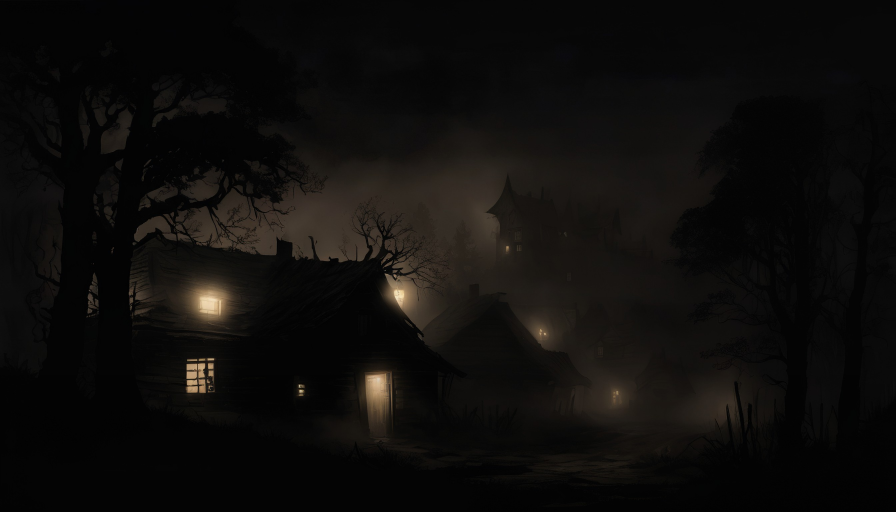
#> input picture Source/platform/aurora_os/devilution_launcher/assets/bg.jpg, 2688 x 1536 px, found by its file name (shown at 1/3 size)
$ python bg_post2.py
#> lines starting #> are read from the running program, lines starting #| are printed output that depends on the picture; pictures that were not available may be replaced by others from this repository, and a replacement may not be noted
# -*- coding: utf-8 -*-
"""Постобработка v2: сдвиг к жёлто-оливовой гамме bg.jpg + blur + гамма + градиент."""
import colorsys
import io
import os

from PIL import Image, ImageEnhance, ImageFilter

SRC = r"D:\pr\Aurora\devilutionX_auroraos\.screenshots\bg_candidates"
ASSETS = r"D:\pr\Aurora\devilutionX_auroraos\Source\platform\aurora_os\devilution_launcher\assets"
OUT = os.path.join(SRC, "previews")
os.makedirs(OUT, exist_ok=True)

TARGET_MEAN = 14.0
HUE_SHIFT = 18          # градусов к жёлтому для тёплых пикселей
WARM_LIMIT = 45         # двигаем только пиксели с hue < 45
BLUR_RADIUS = 2.2


def crop_fill(img, aspect):
    w, h = img.size
    cur = w / h
    if cur > aspect:
        nw = int(h * aspect)
        box = ((w - nw) // 2, 0, (w + nw) // 2, h)
    else:
        nh = int(w / aspect)
        box = (0, (h - nh) // 2, w, (h + nh) // 2)
    return img.crop(box)


def hue_shift(img, degrees, limit):
    """Поворот hue тёплых пикселей к жёлтому. PIL HSV: 0..255 == 0..360deg."""
    hsv = img.convert("HSV")
    h, s, v = hsv.split()
    shift = int(round(degrees * 255 / 360))
    lim = int(round(limit * 255 / 360))

    def trans(x):
        if x < lim:
            return min(x + shift, lim + shift)  # не заезжаем в зелёный
        return x

    return Image.merge("HSV", (h.point(trans), s, v)).convert("RGB")


def palette_stats(img, tag):
    im = img.convert("RGB").resize((256, 150))
    vis = [px for px in im.getdata() if sum(px) > 60]
    if not vis:
        return
    yellow = red = 0
    for r, g, b in vis:
        hh, ss, vv = colorsys.rgb_to_hsv(r / 255, g / 255, b / 255)
        deg = hh * 360
        if deg <= 60 or deg >= 330:
            if deg >= 330:
                deg -= 360
            if deg >= 15:
                yellow += 1
            else:
                red += 1
    sat = sum(colorsys.rgb_to_hsv(r / 255, g / 255, b / 255)[1] for r, g, b in vis) / len(vis)
    print(tag, 'visible%', round(100 * len(vis) / 38400, 1),
          'yellow%', round(100 * yellow / len(vis), 1),
          'red%', round(100 * red / len(vis), 1), 'sat', round(sat, 2))


def process(path, tag, color=0.85):
    img = Image.open(path).convert("RGB")

    img = hue_shift(img, HUE_SHIFT, WARM_LIMIT)
    img = img.filter(ImageFilter.GaussianBlur(BLUR_RADIUS))
    img = ImageEnhance.Color(img).enhance(color)

    # Гамма до целевой средней яркости (по гистограмме).
    hist = img.convert("L").histogram()
    total = sum(hist)
    lo, hi = 1.0, 12.0
    for _ in range(40):
        mid = (lo + hi) / 2
        est = sum((i / 255.0) ** mid * c for i, c in enumerate(hist)) / total * 255
        if est > TARGET_MEAN:
            lo = mid
        else:
            hi = mid
    gamma = (lo + hi) / 2
    lut = [min(255, int(round(255.0 * (i / 255.0) ** gamma))) for i in range(256)]
    img = img.point(lut * 3)

    # Затемнение к низу.
    w, h = img.size
    grad = Image.new("L", (1, h))
    for y in range(h):
        t = y / (h - 1)
        grad.putpixel((0, y), int(255 * (1.0 - 0.30 * max(0.0, (t - 0.55) / 0.45))))
    img = Image.composite(img, Image.new("RGB", img.size, (0, 0, 0)), grad.resize(img.size))

    img.save(os.path.join(OUT, "proc2_{}.jpg".format(tag)), "JPEG", quality=90)
    palette_stats(img, "proc2_" + tag)

    for orient, aspect in (("land", 16 / 9), ("port", 9 / 19.5)):
        prev = crop_fill(img, aspect)
        prev = prev.resize((1600, int(1600 / aspect)) if orient == "land" else (720, 1560))
        prev = Image.blend(prev, Image.new("RGB", prev.size, (0, 0, 0)), 0.28)
        prev.save(os.path.join(OUT, "prev2_{}_{}.jpg".format(tag, orient)), "JPEG", quality=88)


print("--- reference:")
palette_stats(Image.open(os.path.join(ASSETS, "bg.jpg")), "bg.jpg")
#> in palette_stats, `im = img.convert("RGB").resize((256, 150))`:
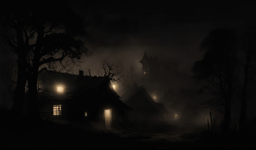
#> im: PIL image 256x150 RGB; mean R, G, B 14.8, 13.3, 11.6
#> in palette_stats, `vis = [px for px in im.getdata() if sum(px) > 60]`: vis = 7047 items, first 6: (23, 21, 18), (24, 23, 19), (23, 21, 19), (22, 21, 18), (23, 20, 18), (26, 22, 19)
#> the loop in palette_stats, `for r, g, b in vis:` made 7047 passes
#> (r, g, b, hh, ss, vv, deg) on passes 1 to 12: (23, 21, 18, 0.1, 0.217, 0.0902, 36), (24, 23, 19, 0.133, 0.208, 0.0941, 48), (23, 21, 19, 0.0833, 0.174, 0.0902, 30), (22, 21, 18, 0.125, 0.182, 0.0863, 45), (23, 20, 18, 0.0667, 0.217, 0.0902, 24), (26, 22, 19, 0.0714, 0.269, 0.102, 25.71), (26, 23, 20, 0.0833, 0.231, 0.102, 30), (23, 21, 18, 0.1, 0.217, 0.0902, 36), (25, 22, 19, 0.0833, 0.24, 0.098, 30), (25, 21, 18, 0.0714, 0.28, 0.098, 25.71), (24, 20, 17, 0.0714, 0.292, 0.0941, 25.71), (23, 21, 17, 0.111, 0.261, 0.0902, 40)
#> (hh, ss, vv, deg, red) on pass 85: (0.0333, 0.2, 0.098, 12, 1)
#> after the loop in palette_stats, `for r, g, b in vis:`: red = 63; yellow = 6984
#> in palette_stats, `sat = sum(colorsys.rgb_to_hsv(r / 255, g / 255, b / 255)[1] for r, g, ..`: sat = 0.3
#| bg.jpg visible% 18.4 yellow% 99.1 red% 0.9 sat 0.3
for tag, name, color in (("wallpan8201", "bgS_wallpan_8201.png", 0.85),
                          ("wallclose8202", "bgS_wallclose_8202.png", 1.15),
                          ("field8201", "bgS_field_8201.png", 0.48)):
    process(os.path.join(SRC, name), tag, color)
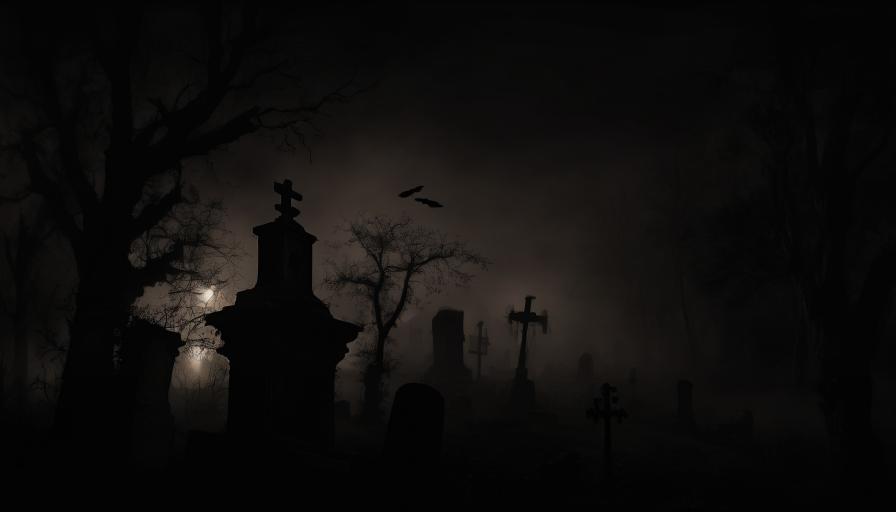
#> input picture Source/platform/aurora_os/devilution_launcher/assets/bg_alt_cemetery_d62.jpg, 2688 x 1536 px, given in place of bgS_wallpan_8201.png, which was not available (shown at 1/3 size)
#> in process, img is the input picture: PIL image 2688x1536 RGB; mean R, G, B 14.6, 13.1, 11.9
#> in hue_shift, `hsv = img.convert("HSV")`: hsv: PIL image 2688x1536 HSV; mean H, S, V 17.5, 23.8, 14.6
#> in hue_shift, `h, s, v = hsv.split()`:
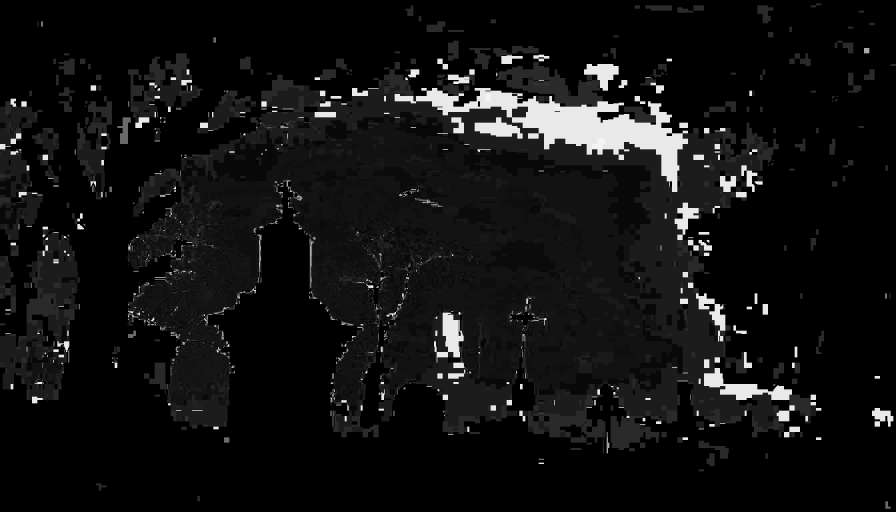
#> h: PIL image 2688x1536 L (shown at 1/3 size); min 0, max 252, mean 17.5
#> in hue_shift, `h, s, v = hsv.split()`:
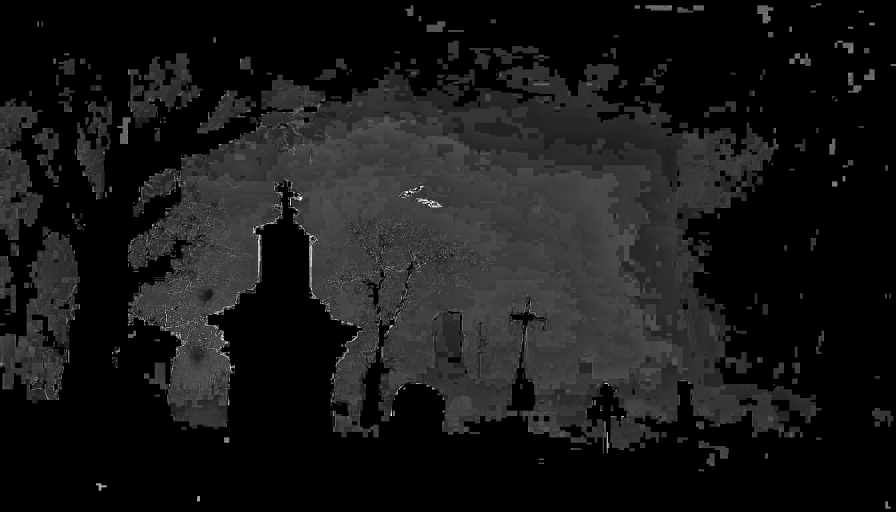
#> s: PIL image 2688x1536 L (shown at 1/3 size); min 0, max 255, mean 23.8
#> in process, `hist = img.convert("L").histogram()`: hist = 256 values, max 576324 at index 4, min 0 at index 0, mean 16128
#> in process, `total = sum(hist)`: total = 4128768
#> the loop in process, `for _ in range(40):` made 40 passes
#> est on passes 1 to 12: 0.0254, 0.151, 0.903, 3.05, 6.22, 9.17, 11.23, 12.46, 13.13, 13.48, 13.66, 13.75
#> call 2 of palette_stats, with tag = 'proc2_wallpan8201'
#> in palette_stats (call 2), `im = img.convert("RGB").resize((256, 150))`:
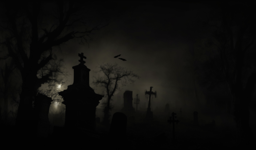
#> im: PIL image 256x150 RGB; mean R, G, B 13.7, 13.3, 11.6
#> in palette_stats (call 2), `vis = [px for px in im.getdata() if sum(px) > 60]`: vis = 6993 items, first 6: (23, 22, 17), (23, 22, 17), (23, 22, 17), (23, 22, 17), (23, 22, 18), (23, 21, 19)
#> the loop in palette_stats (call 2), `for r, g, b in vis:` made 6993 passes
#> (r, g, b, hh, ss, vv, deg) on passes 1 to 12: (23, 22, 17, 0.139, 0.261, 0.0902, 50), (23, 22, 17, 0.139, 0.261, 0.0902, 50), (23, 22, 17, 0.139, 0.261, 0.0902, 50), (23, 22, 17, 0.139, 0.261, 0.0902, 50), (23, 22, 18, 0.133, 0.217, 0.0902, 48), (23, 21, 19, 0.0833, 0.174, 0.0902, 30), (23, 21, 19, 0.0833, 0.174, 0.0902, 30), (23, 20, 19, 0.0417, 0.174, 0.0902, 15), (22, 20, 19, 0.0556, 0.136, 0.0863, 20), (23, 20, 19, 0.0417, 0.174, 0.0902, 15), (23, 22, 17, 0.139, 0.261, 0.0902, 50), (23, 22, 17, 0.139, 0.261, 0.0902, 50)
#> (r, g, b) on passes 20 to 25: (24, 23, 18), (24, 23, 18), (24, 23, 18), (24, 22, 18), (23, 22, 18), (23, 21, 19)
#| proc2_wallpan8201 visible% 18.2 yellow% 100.0 red% 0.0 sat 0.21
#> the loop in process, `for orient, aspect in (("land", 16 / 9), ("port", 9 / 19.5)):` made 2 passes
#> pass 2, in process, `prev = crop_fill(img, aspect)`:
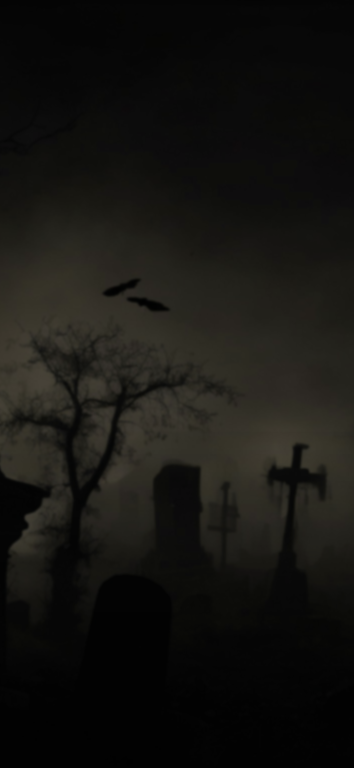
#> prev: PIL image 708x1536 RGB (shown at 1/2 size); mean R, G, B 21.6, 20.7, 17.6
print("done ->", OUT)
#| done -> D:\pr\Aurora\devilutionX_auroraos\.screenshots\bg_candidates/previews
